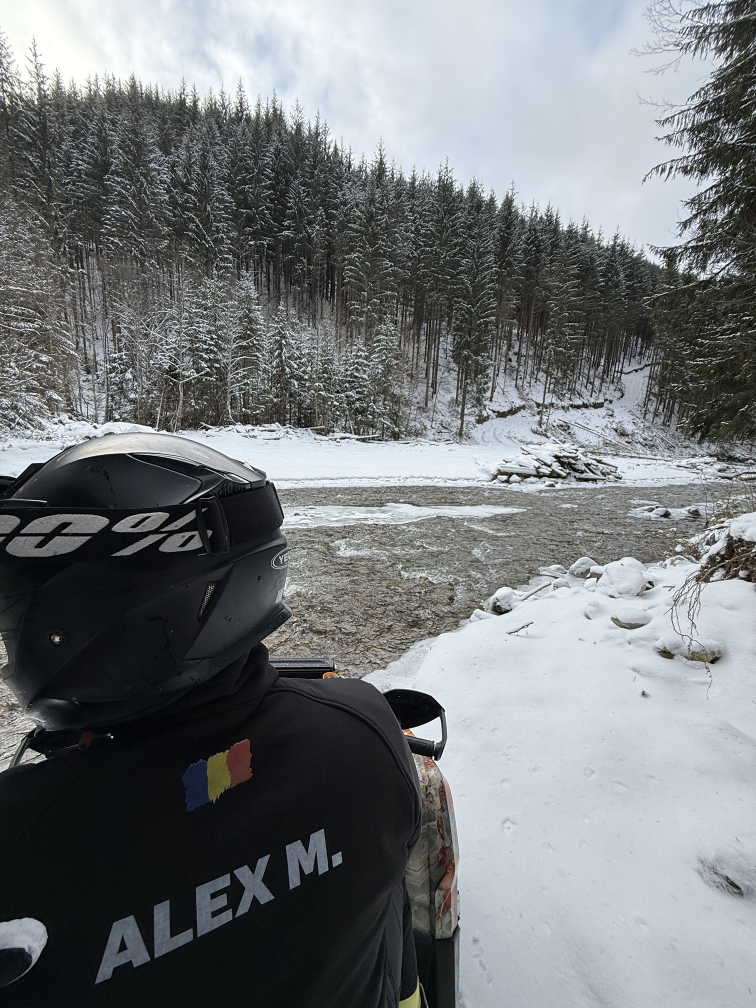
#> input picture social/giveaway-craciun/assets/hero.jpg, 1512 x 2016 px, found by its file name (shown at 1/2 size)
$ python compose.py hero.jpg
#> lines starting #> are read from the running program, lines starting #| are printed output that depends on the picture; after the words box and inside, x2 and y2 are one past the last pixel; in counts of white or black regions, pixels touching at a corner belong together
import cv2, numpy as np, sys
rng = np.random.default_rng(7)
D = sys.argv[1]
im = cv2.imread(f'{D}/hero.jpg').astype(np.float32)
H, W = im.shape[:2]
#> H = 2016; W = 1512

def poly_mask(pts, dil=0):
#> called with dil = 7
    m = np.zeros((H, W), np.uint8); cv2.fillPoly(m, [np.array(pts, np.int32)], 255)
#> after `cv2.fillPoly(m, [np.array(pts, np.int32)], 255)`:
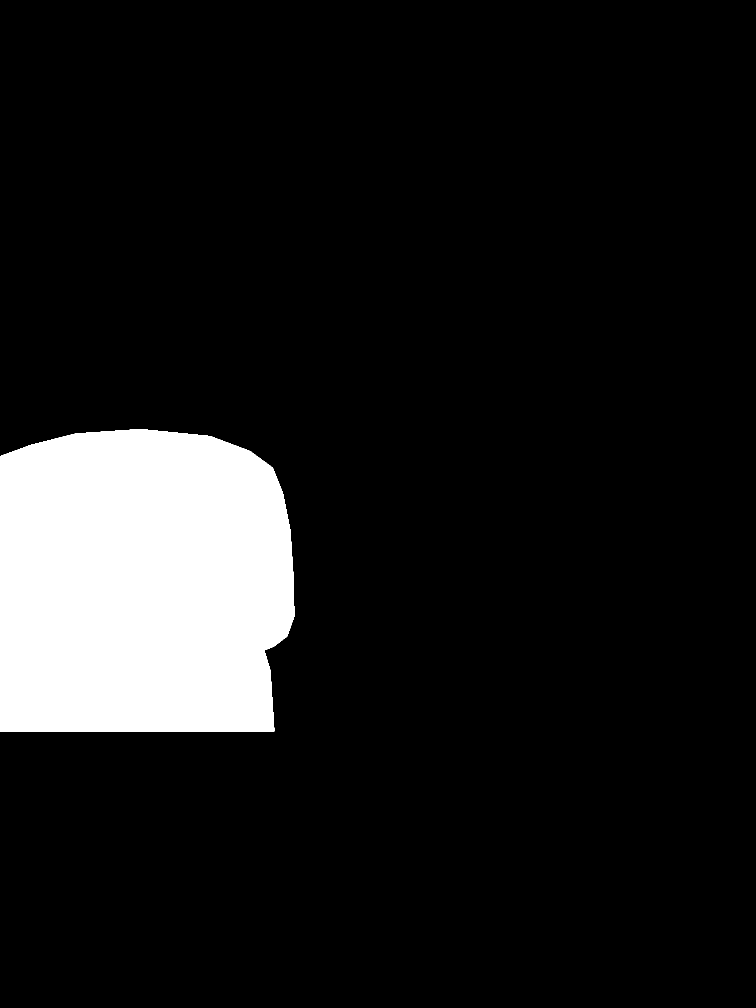
#> m: shape (2016, 1512) (shown at 1/2 size); 10.8% white; 1 white region, box (x1, y1, x2, y2) and area: (0, 858, 589, 1463) 329818
    if dil: m = cv2.dilate(m, cv2.getStructuringElement(cv2.MORPH_ELLIPSE, (2*dil+1, 2*dil+1)))
    return m > 0

def bez(p0, p1, p2, p3, n=40):
    t = np.linspace(0, 1, n)[:, None]
    return ((1-t)**3*np.array(p0) + 3*(1-t)**2*t*np.array(p1) + 3*(1-t)*t**2*np.array(p2) + t**3*np.array(p3)).tolist()

# --- helmet (traced by hand) ---
helmet = poly_mask([[0,912],[60,890],[150,867],[280,858],[420,872],[500,902],[545,935],[565,985],[580,1060],[586,1150],[588,1232],[574,1272],[548,1292],[528,1300],[540,1340],[548,1462],[0,1462]], dil=7)

# --- hat geometry (same coords as hat2.html) ---
brim_top = bez([48,1222],[200,1188],[400,1182],[556,1196])
brim_bot = bez([560,1292],[400,1312],[200,1322],[44,1306])
brim = poly_mask(brim_top + brim_bot)
#> call 2 of poly_mask, with dil = 0
#> in poly_mask (call 2), `cv2.fillPoly(m, [np.array(pts, np.int32)], 255)`:
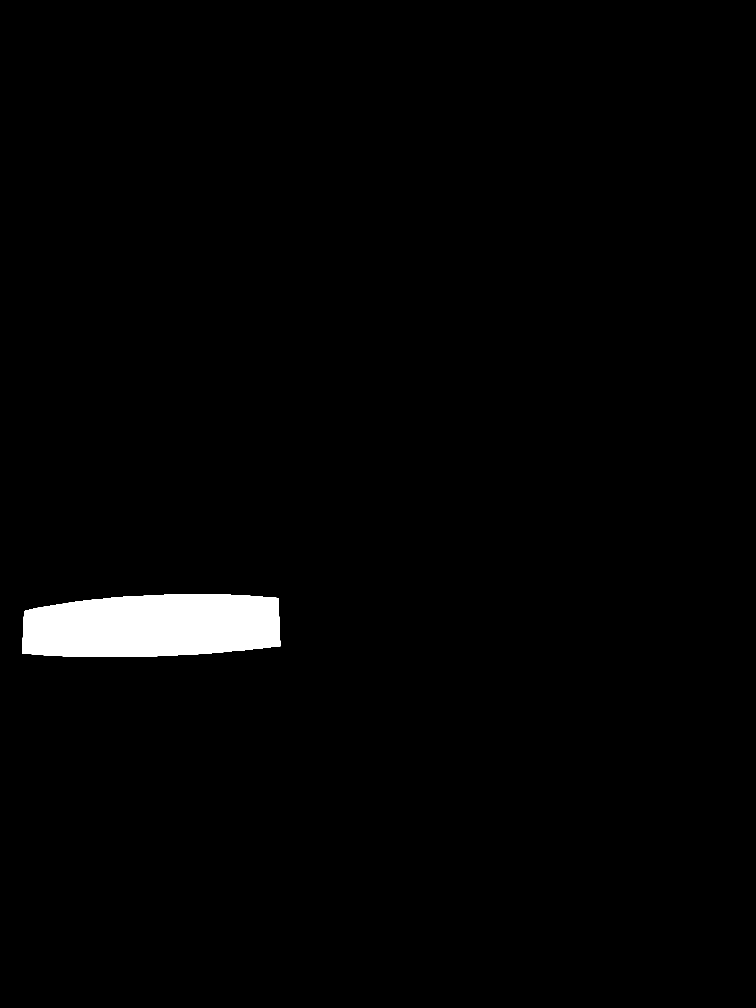
#> m: shape (2016, 1512) (shown at 1/2 size); 1.9% white; 1 white region, box (x1, y1, x2, y2) and area: (44, 1188, 561, 1314) 57619
#> (the run stopped early here; a loop or call above may not have finished)
